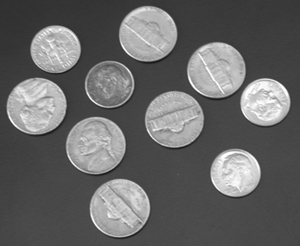
#> input picture Files/moedas.jpg, 300 x 246 px; its folder holds 5 pictures in this run
$ python Exercicio5.2Canny.py
#> lines starting #> are read from the running program, lines starting #| are printed output that depends on the picture; after the words box and inside, x2 and y2 are one past the last pixel; in counts of white or black regions, pixels touching at a corner belong together
import cv2
import os
import numpy as np
import matplotlib.pyplot as plt

folder = "Files"
file = "moedas.jpg"

image = cv2.imread(os.path.join(folder, file))
#> image is the input picture: shape (246, 300, 3); min 23, max 255, mean 103
cv2.imshow("Image", image)

image_gray = cv2.cvtColor(image, cv2.COLOR_BGR2GRAY)

cv2.imshow("Image Gray", image_gray)

canny_thres_min = 150
canny_thres_max = 200

edges = cv2.Canny(image_gray,
                  threshold1=canny_thres_min,
                  threshold2=canny_thres_max)
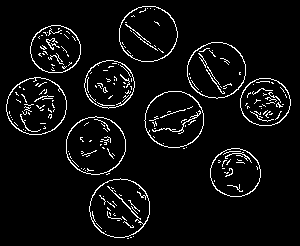
#> edges: shape (246, 300); 5.3% white in thin lines or dots, all inside (x1, y1, x2, y2) = (6, 6, 291, 239)


cv2.imshow("Edges", edges)
def on_trackbar_canny_thres_min(val):
    global canny_thres_min
    canny_thres_min = val
    edges = cv2.Canny(image_gray,
                      threshold1=canny_thres_min,
                      threshold2=canny_thres_max)
    cv2.imshow("Edges", edges)


def on_trackbar_canny_thres_max(val):
    global canny_thres_max
    canny_thres_max = val
    edges = cv2.Canny(image_gray,
                      threshold1=canny_thres_min,
                      threshold2=canny_thres_max)
    cv2.imshow("Edges", edges)


cv2.createTrackbar("canny_thres_min", "Edges", 150, 255, on_trackbar_canny_thres_min)
cv2.createTrackbar("canny_thres_max", "Edges", 200, 255, on_trackbar_canny_thres_max)

cv2.waitKey(0)
